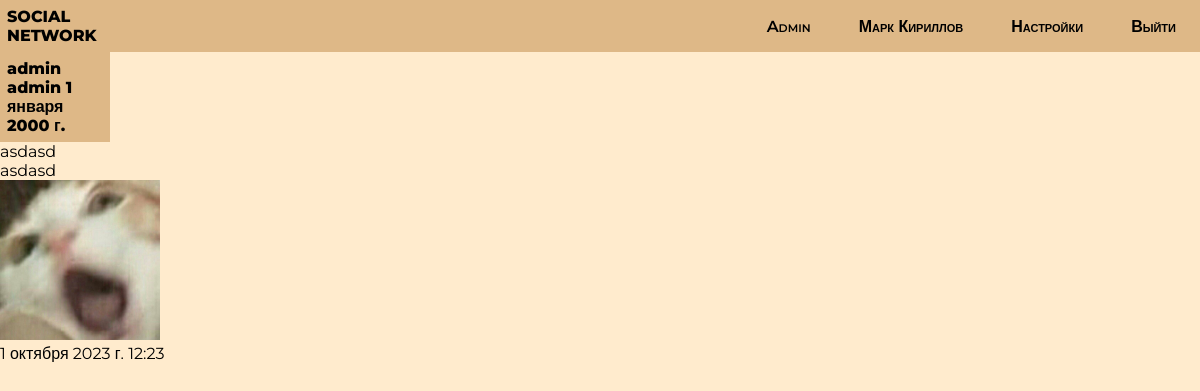
The page /1/ (signed in) on the database its author committed.
### myPage/models.py (models this page shows, shortened)
class CustomUser(AbstractBaseUser):
    first_name = models.CharField(max_length=50,verbose_name='Имя')
    last_name = models.CharField(max_length=50,verbose_name='Фамилия')
    email = models.EmailField(unique=True,verbose_name='Электронная почта')
    birth_date = models.DateField(default=date(2000, 1, 1), verbose_name='Дата рождения')
    profile_image = models.ImageField(blank=True, upload_to="photos/%Y/%m/%d/", verbose_name='Фотография профиля')
    country = CountryField(blank_label="(select country)", blank=True, verbose_name='Страна')
    is_superuser = models.BooleanField(default=False,verbose_name='Суперюзер?')
    is_staff = models.BooleanField(default=False,verbose_name='Стафф?')
    USERNAME_FIELD = 'email'
    REQUIRED_FIELDS = ['first_name', 'last_name']
    objects = CustomUserManager()
    class Meta:
        verbose_name = 'Страница'
        verbose_name_plural = 'Страницы'

class PostModel(models.Model):
    title = models.CharField(max_length=255)
    content = models.TextField()
    picture = models.ImageField(blank=True, upload_to="photos/%Y/%m/%d/", verbose_name='Фото поста')
    author = models.ForeignKey(CustomUser, on_delete=models.CASCADE)
    created_on = models.DateTimeField(auto_now_add=True)
    updated_on = models.DateTimeField(auto_now=True)
    class Meta:
        verbose_name = 'Пост'
        verbose_name_plural = 'Посты'

### myPage/views.py (the view)
# urls.py: path('<int:pk>/', views.ProfileView.as_view(), name='profile'),
class ProfileView(generic.DetailView):
    model = User
    template_name="myPage/profile.html"
    context_object_name = 'user'
    def get_context_data(self, **kwargs):
        context = super().get_context_data(**kwargs)
        user = self.get_object()
        context['post'] = PostModel.objects.filter(author=user).order_by('-created_on')
        return context

### myPage/templates/myPage/profile.html (shortened to what this page needs)
{% extends 'myPage/base.html' %}
{% block content %}
    {% if request.user.is_authenticated %}
         <h1> {{ user.first_name }} {{ user.last_name }} {{ user.birth_date }} {{ user.country.name }}</h1>
    {% if post %}
        {% for p in post  %}
            <ul>
                <li>{{p.title}}</li>
                <li>{{p.content}}</li>
                {% if p.picture %}
                <li><img style="height: 10rem; width: 10rem;" src="{{p.picture.url}}" alt=""></li>
                {% endif %}
                <li>{{p.created_on}}</li>
            </ul>
        {% endfor %}
    {% endif %}
    {% else %} <h1>Авторизируйтесь, чтобы увидеть больше</h1>
    {% endif %}
{% endblock content %}

### myPage/templates/myPage/base.html (shortened to what this page needs)
{% load static %}
<!DOCTYPE html>
<html lang="en">
  <head>
    <link rel="stylesheet" href="{% static 'myPage/styles/style2.css' %}" />
    <link
      rel="stylesheet"
      href="https://cdnjs.cloudflare.com/ajax/libs/font-awesome/6.4.2/css/all.min.css"
 />
  </head>
  <body>
    <header>
      <h1><a href="{% url 'myPage:home' %}">SOCIAL NETWORK</a></h1>
      <nav>
        <ul class="navBar">
          {% if user.is_superuser %}
          <li class="navList"><a href="{% url 'admin:index' %}">Admin</a></li>
          {% endif %} {% if request.user.is_authenticated %}
          <li class="navList">
            <a href="{% url 'myPage:profile' request.user.id %}"
              >{{ request.user.first_name }} {{ request.user.last_name }}</a
            >
          </li>
          <li class="navList">
            <a href="{% url 'myPage:settings' user.id %}">Настройки</a>
          </li>
          <li class="navList">
            <a href="{% url 'register_app:logout' %}">Выйти</a>
          </li>
          {% endif %}
        </ul>
      </nav>
    </header>
    {% block content %} {% endblock %}
  </body>
</html>

### myPage/static/myPage/styles/style2.css (style rules this page uses)
* { width: 100%; font-family: 'Montserrat', sans-serif; overflow: hidden; margin: 0; padding: 0; }
body { display: flex; flex-direction: column; justify-content: center; background-color: blanchedalmond; }
header { display: flex; flex-wrap: nowrap; }
nav { background-color: burlywood; display: flex; align-items: center; font-weight: 600; }
.navBar { display: flex; flex-direction: row; justify-content: flex-end; text-align: center; list-style: none; padding: 0.5rem 0rem; }
.navList { width: fit-content; padding: 0 1.5rem; }
a { color: black; font-family: inherit; text-decoration-line: none; font-variant: small-caps; font-size: 16px; }
h1 { background-color: burlywood; padding: 7px; width: 6rem; font-size: 1rem; color: rgb(0, 0, 0); font-weight: 800; }

### rows shown on the page
CustomUser: user.first_name "Марк", user.last_name "Кириллов"
CustomUser: first_name "admin", last_name "admin", birth_date "1 января 2000 г."
PostModel: title "asdasd", content "asdasd", picture (picture), created_on "1 октября 2023 г. 12:23"
